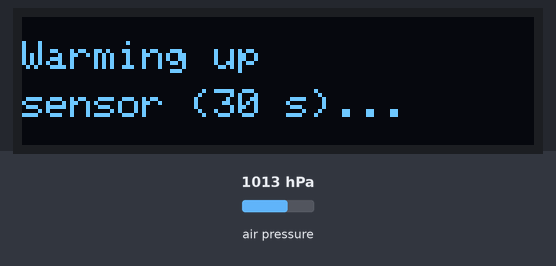
Simulated run of this sketch. Board: Arduino Uno, built with avr-gcc and run on an emulated ATmega328P. Parts: 128×32 one-colour display. The test bench sets the inputs (shaded band); at power-on: air pressure 1013 hPa. EEPROM starts erased; what the sketch prints to the serial monitor is not drawn.

Above: at 0.1 s.
At 30.2 s:
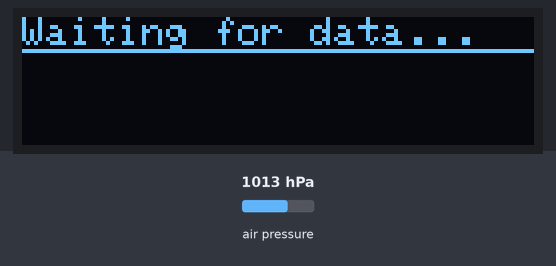
At 30.8 s:
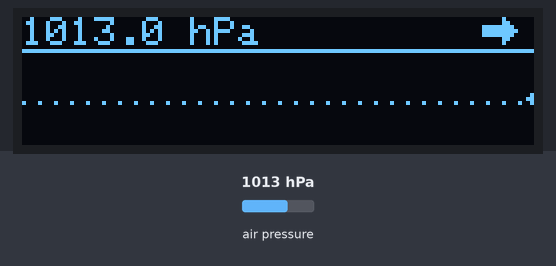

The sketch:

pressure_logger_OLED_BMP280_v1.ino
```cpp
/* ============================================================
 * Atmospheric Pressure Logger — 0.91" SSD1306 OLED + I2C EEPROM
 *                              BMP280 SENSOR VARIANT
 * ============================================================
 * Hardware:
 *   - Arduino Uno / Pro Mini
 *   - BMP280 (I2C) — works with bare modules and AHT20+BMP280
 *       combo boards. AHT20 (0x38) is ignored here.
 *   - 0.91" SSD1306 OLED, 128 x 32, I2C
 *       (listings sometimes call it "SSD136" — same chip, typo;
 *        the 0.91" 4-pin OLED is always SSD1306.)
 *   - AT24C32 / AT24C256 I2C EEPROM
 *
 * Wiring (everything shares the same I2C bus):
 *   BMP280   VDD->3.3V/5V  GND->GND  SDA->A4  SCL->A5
 *   OLED     VCC->3.3V/5V  GND->GND  SDA->A4  SCL->A5
 *   EEPROM   VCC->5V       GND->GND  SDA->A4  SCL->A5
 *
 *   I2C addresses (no conflicts):
 *     BMP280  0x76 (or 0x77)
 *     OLED    0x3C (or 0x3D)
 *     EEPROM  0x50
 *
 *   Note on pull-ups: each module has its own pull-up resistors.
 *   Three in parallel makes the effective bus pull-up rather low
 *   (~1.5 kOhm). Still works, but if you see flaky I2C transactions
 *   you can lift the pull-ups from one or two modules with a soldering
 *   iron — typically the EEPROM and OLED ones, leaving the BMP280's.
 *
 * Required libraries (Library Manager):
 *   Adafruit BMP280 Library    by Adafruit
 *   Adafruit SSD1306           by Adafruit
 *   Adafruit GFX Library       by Adafruit  (dependency)
 *   Adafruit BusIO             by Adafruit  (dependency)
 *
 * Display layout (128 x 32 px, monochrome):
 *
 *   x:  0         60      75    115  124       127
 *      +-----------------------------------------+
 *  y= 0|1013.5 hPa                          /\   |  <- header
 *  y= 7|                                   |  |  |
 *      |-----------------------------------------|  <- separator
 *  y=10|                                .--      |
 *      |              ......      ..../          |  <- graph
 *  y=20|. . . . . . ./. . .\. . ./. . . . . . . .|  <- mean line (dotted)
 *      |        ..../       \.../                |
 *  y=31|.------/                                 |
 *      +-----------------------------------------+
 *
 *   y=0..7   header  — "1013.5 hPa" + trend arrow (up / right / down)
 *   y=8      1-px horizontal separator
 *   y=10..31 graph — 22 px tall, fixed +/-10 hPa window, latest at right
 *   y=20     sparse dotted line = mean of stored history (center of window)
 *
 * Features carried over from BMP280 2-matrix v1 (and BMP580 v7):
 *   - Fixed +/-SCALE_HALF_RANGE window centered on mean(history)
 *   - 0.5 hPa rounding to suppress jitter
 *   - Sensor warm-up (3 x 10 s) to discard wild first readings
 *   - EEPROM save/restore with storedCount range guard
 *   - 3-hour delta lookback for trend arrow
 *   - Forced-mode BMP280 sampling for low power
 *
 * Changelog:
 *   v1 (OLED port of 2-matrix BMP280 v1)
 *     - Removed: LedControl, DEVICES, DIN/CLK/CS pins,
 *                px() with FC-16 column mapping,
 *                8x8 trend-arrow pixel art.
 *     - Added:   Adafruit_SSD1306 + Adafruit_GFX,
 *                drawHeader(), drawGraph(), drawArrow(),
 *                splash screen and "warming up" status text,
 *                mean-pressure reference line in graph.
 *     - HISTORY_LEN: 12 -> 24
 *           Matches the TFT Python v6 24-hour visual style; uses
 *           the OLED's 128-px width well (24 x 5 = 120 px graph).
 *     - All sensor + EEPROM + scale logic unchanged.
 *     - Old EEPROM data (12 readings from previous sketch) restores
 *       correctly: dataCount=12 is still within [1, HISTORY_LEN],
 *       graph just starts half-empty and fills in over the next 12 h.
 * ============================================================ */

#include <Wire.h>
#include <Adafruit_BMP280.h>
#include <Adafruit_GFX.h>
#include <Adafruit_SSD1306.h>

// ── OLED: SSD1306, 128 x 32, I2C ─────────────────────────────
// OLED_RESET = -1 means "no separate reset pin" — the module
// relies on power-on reset (shared with the Arduino reset).
#define SCREEN_WIDTH        128
#define SCREEN_HEIGHT        32
#define OLED_RESET           -1
#define OLED_ADDR_PRIMARY   0x3C
#define OLED_ADDR_FALLBACK  0x3D

Adafruit_SSD1306 display(SCREEN_WIDTH, SCREEN_HEIGHT, &Wire, OLED_RESET);

// ── EEPROM (AT24Cxx) ─────────────────────────────────────────
#define EEPROM_ADDR 0x50

// ── BMP280 I2C addresses ─────────────────────────────────────
#define BMP280_ADDR_PRIMARY   0x76
#define BMP280_ADDR_FALLBACK  0x77

// ── Measurement interval ─────────────────────────────────────
#define TEST_MODE false

#if TEST_MODE
  #define INTERVAL_MS   900000UL   // 15 min
#else
  #define INTERVAL_MS  3600000UL   // 1 h (production)
#endif

// ── History buffer ───────────────────────────────────────────
// 24 readings * 1 h = 24-hour window.
// RAM cost: 24 floats * 4 bytes = 96 bytes (well within Uno's 2 KB).
// EEPROM cost: 96 bytes for the data + 1 byte for count = 97 bytes.
#define HISTORY_LEN 24
float hist[HISTORY_LEN];
int   dataCount = 0;
unsigned long lastMs = 0;

// ── Display scale (unchanged from v7) ────────────────────────
// Fixed +/-10 hPa window centered on the mean of the stored history.
// Same slope on screen = same rate of pressure change in the air.
const float SCALE_HALF_RANGE = 10.0f;

// ── OLED layout constants ────────────────────────────────────
const uint8_t SEPARATOR_Y    = 8;     // 1-px horizontal line
const uint8_t GRAPH_TOP      = 10;
const uint8_t GRAPH_BOTTOM   = 31;
const uint8_t PX_PER_READING = 5;     // 24 readings * 5 px = 120 px
const uint8_t ARROW_X        = 115;   // arrow occupies x = 115..123
const uint8_t ARROW_Y        = 0;     //              and y =   0..  6

// ── Library object ───────────────────────────────────────────
Adafruit_BMP280 bmp;


// ════════════════════════════════════════════════════════════
//  EEPROM LOW-LEVEL HELPERS  (AT24C series, 16-bit addressing)
// ════════════════════════════════════════════════════════════

void writeEEPROM(int address, byte val) {
  Wire.beginTransmission(EEPROM_ADDR);
  Wire.write((int)(address >> 8));
  Wire.write((int)(address & 0xFF));
  Wire.write(val);
  Wire.endTransmission();
  delay(5);                       // mandatory internal-write delay
}

byte readEEPROM(int address) {
  byte rdata = 0xFF;
  Wire.beginTransmission(EEPROM_ADDR);
  Wire.write((int)(address >> 8));
  Wire.write((int)(address & 0xFF));
  Wire.endTransmission();
  Wire.requestFrom(EEPROM_ADDR, 1);
  if (Wire.available()) rdata = Wire.read();
  return rdata;
}


// ════════════════════════════════════════════════════════════
//  DATA PERSISTENCE
// ════════════════════════════════════════════════════════════

// Layout:
//   address  0      -> dataCount (1 byte)
//   address 10 ...  -> hist[] as raw bytes (4 bytes per float)
void saveToEEPROM() {
  Serial.println(F("Saving history to EEPROM..."));
  writeEEPROM(0, (byte)dataCount);
  byte* p = (byte*)(void*)&hist;
  for (int i = 0; i < (int)sizeof(hist); i++) {
    writeEEPROM(10 + i, p[i]);
  }
}

void loadFromEEPROM() {
  Serial.println(F("Checking EEPROM for stored data..."));
  byte storedCount = readEEPROM(0);

  if (storedCount >= 1 && storedCount <= HISTORY_LEN) {
    dataCount = (int)storedCount;
    byte* p = (byte*)(void*)&hist;
    for (int i = 0; i < (int)sizeof(hist); i++) {
      p[i] = readEEPROM(10 + i);
    }
    Serial.print(F("Restored "));
    Serial.print(dataCount);
    Serial.println(F(" readings from memory."));
  } else {
    Serial.println(F("No valid history found in EEPROM. Starting fresh."));
    dataCount = 0;
  }
}


// ════════════════════════════════════════════════════════════
//  OLED HELPERS
// ════════════════════════════════════════════════════════════

// Show a short two-line status message centered on the screen.
// Used during boot / warm-up. Both lines optional.
void showStatus(const __FlashStringHelper* line1,
                const __FlashStringHelper* line2) {
  display.clearDisplay();
  display.setTextSize(1);
  display.setTextColor(SSD1306_WHITE);
  display.setCursor(0, 6);
  display.print(line1);
  if (line2) {
    display.setCursor(0, 18);
    display.print(line2);
  }
  display.display();
}

// 3-hour delta — same definition used by the LED-matrix sketches.
float computeDelta() {
  if (dataCount < 2) return 0.0f;
  int refIdx = max(0, dataCount - 3);
  return hist[dataCount - 1] - hist[refIdx];
}

// Draw a 9-wide x 7-tall directional arrow at (ARROW_X, ARROW_Y).
// All three shapes share the same bounding box so they swap cleanly.
//
//   delta >= +1.0  ->  up arrow
//   delta <= -1.0  ->  down arrow
//   otherwise      ->  right-pointing "steady" arrow
void drawArrow(float delta) {
  const int x = ARROW_X;
  const int y = ARROW_Y;

  if (delta >= 1.0f) {
    // /\   triangle head, stem below
    display.fillTriangle(x + 4, y,
                         x,     y + 2,
                         x + 8, y + 2,
                         SSD1306_WHITE);
    display.fillRect(x + 3, y + 2, 3, 5, SSD1306_WHITE);

  } else if (delta <= -1.0f) {
    // ||   stem on top, triangle head pointing down
    display.fillRect(x + 3, y, 3, 5, SSD1306_WHITE);
    display.fillTriangle(x + 4, y + 6,
                         x,     y + 4,
                         x + 8, y + 4,
                         SSD1306_WHITE);
  } else {
    // ->   horizontal shaft + triangle head on the right
    display.fillRect(x, y + 2, 6, 3, SSD1306_WHITE);
    display.fillTriangle(x + 5, y,
                         x + 5, y + 6,
                         x + 8, y + 3,
                         SSD1306_WHITE);
  }
}

// Header row at y=0..7: pressure value + trend arrow.
void drawHeader() {
  display.setTextSize(1);
  display.setTextColor(SSD1306_WHITE);
  display.setCursor(0, 0);

  if (dataCount == 0) {
    display.print(F("Waiting for data..."));
    return;
  }

  display.print(hist[dataCount - 1], 1);
  display.print(F(" hPa"));
  drawArrow(computeDelta());
}

// Pressure line graph in y=10..31 (22 px tall).
// Right-aligned: newest reading sits at x = 127, older ones extend left
// at PX_PER_READING (5) pixels apart. Out-of-window values clamp.
void drawGraph() {
  if (dataCount == 0) return;

  // ── Fixed window centered on the mean ────────────────────
  float sum = 0;
  for (int i = 0; i < dataCount; i++) sum += hist[i];
  float mean  = sum / dataCount;
  float lo    = mean - SCALE_HALF_RANGE;
  float hi    = mean + SCALE_HALF_RANGE;
  float range = hi - lo;

  const int gh = GRAPH_BOTTOM - GRAPH_TOP;       // 21
  const int meanY = GRAPH_BOTTOM - gh / 2;       // = 21 (visual center)

  // ── Dotted mean reference line ───────────────────────────
  // Sparse 4-px spacing so it doesn't fight the data line for attention.
  for (int x = 0; x < SCREEN_WIDTH; x += 4) {
    display.drawPixel(x, meanY, SSD1306_WHITE);
  }

  // ── Plot data as connected line segments ─────────────────
  // Iterate oldest -> newest; "prev" tracks the previous point.
  int prevX = -1, prevY = -1;
  for (int i = 0; i < dataCount; i++) {
    int x = (SCREEN_WIDTH - 1) -
            ((dataCount - 1) - i) * (int)PX_PER_READING;
    if (x < 0) continue;   // would only matter if HISTORY_LEN bumped much higher

    float t = (hist[i] - lo) / range;
    if (t < 0.0f) t = 0.0f;
    else if (t > 1.0f) t = 1.0f;
    int yp = GRAPH_BOTTOM - (int)(t * gh + 0.5f);

    if (prevX >= 0) {
      display.drawLine(prevX, prevY, x, yp, SSD1306_WHITE);
    }
    prevX = x;
    prevY = yp;
  }

  // ── Highlight the latest reading with a small dot ────────
  if (prevX >= 0) {
    display.fillCircle(prevX, prevY, 1, SSD1306_WHITE);
  }
}

// Full screen redraw — called after each measurement and after EEPROM restore.
void redraw() {
  display.clearDisplay();
  drawHeader();
  display.drawFastHLine(0, SEPARATOR_Y, SCREEN_WIDTH, SSD1306_WHITE);
  drawGraph();
  display.display();
}


// ════════════════════════════════════════════════════════════
//  SETUP
// ════════════════════════════════════════════════════════════
void setup() {
  Serial.begin(9600);
  Wire.begin();
  Serial.println(F("\n== Pressure Logger v1 (OLED + EEPROM, BMP280) =="));

  // ── OLED init ─────────────────────────────────────────────
  bool oledOk = display.begin(SSD1306_SWITCHCAPVCC, OLED_ADDR_PRIMARY);
  if (!oledOk) {
    Serial.println(F("OLED 0x3C failed, trying 0x3D..."));
    oledOk = display.begin(SSD1306_SWITCHCAPVCC, OLED_ADDR_FALLBACK);
  }
  if (!oledOk) {
    Serial.println(F("WARNING: SSD1306 OLED not found — continuing without display."));
    Serial.println(F("  Check SDA=A4, SCL=A5, and the I2C address."));
  } else {
    // Splash screen
    display.clearDisplay();
    display.setTextSize(1);
    display.setTextColor(SSD1306_WHITE);
    display.setCursor(0, 0);
    display.print(F("Pressure Logger"));
    display.setCursor(0, 12);
    display.print(F("v1  BMP280"));
    display.setCursor(0, 24);
    display.print(F("Initializing..."));
    display.display();
  }

  // ── BMP280 init ───────────────────────────────────────────
  if (!bmp.begin(BMP280_ADDR_PRIMARY)) {
    Serial.println(F("BMP280 0x76 failed, trying 0x77..."));
    if (!bmp.begin(BMP280_ADDR_FALLBACK)) {
      Serial.println(F("ERROR: BMP280 not found! Check wiring."));
      if (oledOk) showStatus(F("ERROR:"), F("BMP280 missing"));
      while (true) delay(1000);   // halt
    }
  }

  bmp.setSampling(Adafruit_BMP280::MODE_FORCED,
                  Adafruit_BMP280::SAMPLING_X2,    // temp oversampling
                  Adafruit_BMP280::SAMPLING_X16,   // pressure oversampling
                  Adafruit_BMP280::FILTER_X16,     // IIR coefficient 16
                  Adafruit_BMP280::STANDBY_MS_1);  // unused in FORCED mode
  Serial.println(F("BMP280 initialized."));

  // ── Sensor warm-up ────────────────────────────────────────
  Serial.println(F("Warming up sensor (30 s)..."));
  if (oledOk) showStatus(F("Warming up"), F("sensor (30 s)..."));
  for (int i = 0; i < 3; i++) {
    bmp.takeForcedMeasurement();
    (void)bmp.readPressure();   // discard
    Serial.print(F("Stabilizing... "));
    Serial.print(i + 1);
    Serial.println(F("/3"));
    delay(10000);
  }
  Serial.println(F("Sensor stabilized."));

  // ── Restore and display saved history ─────────────────────
  loadFromEEPROM();
  if (oledOk) redraw();

  // First live reading
  measure();
  lastMs = millis();
}


// ════════════════════════════════════════════════════════════
//  MAIN LOOP  (non-blocking)
// ════════════════════════════════════════════════════════════
void loop() {
  if (millis() - lastMs >= INTERVAL_MS) {
    lastMs = millis();
    measure();
  }
}


// ════════════════════════════════════════════════════════════
//  MEASUREMENT
// ════════════════════════════════════════════════════════════
void measure() {
  if (!bmp.takeForcedMeasurement()) {
    Serial.println(F("ERROR: BMP280 measurement timed out!"));
    return;
  }

  // BMP280.readPressure() returns Pa -> divide by 100 for hPa.
  float rawP = bmp.readPressure() / 100.0f;

  // Round to nearest 0.5 hPa to suppress 1-pixel display jitter
  float p = round(rawP * 2.0f) / 2.0f;

  // Sanity check
  if (p < 300.0f || p > 1250.0f) {
    Serial.print(F("REJECTED — invalid reading: "));
    Serial.println(p);
    return;
  }

  // Append, or shift-left when full
  if (dataCount < HISTORY_LEN) {
    hist[dataCount++] = p;
  } else {
    for (int i = 0; i < HISTORY_LEN - 1; i++) hist[i] = hist[i + 1];
    hist[HISTORY_LEN - 1] = p;
  }

  Serial.print(F("P = "));
  Serial.print(p, 1);
  Serial.print(F(" hPa  | readings stored: "));
  Serial.println(dataCount);

  saveToEEPROM();   // persist before redraw, in case of power loss
  redraw();
}
```

Measured:
- what the display in image 0 shows lasts 30.0 s, from 0.1 s to 30.1 s
- what the display in image 1 shows lasts 0.6 s, from 30.1 s to 30.7 s
